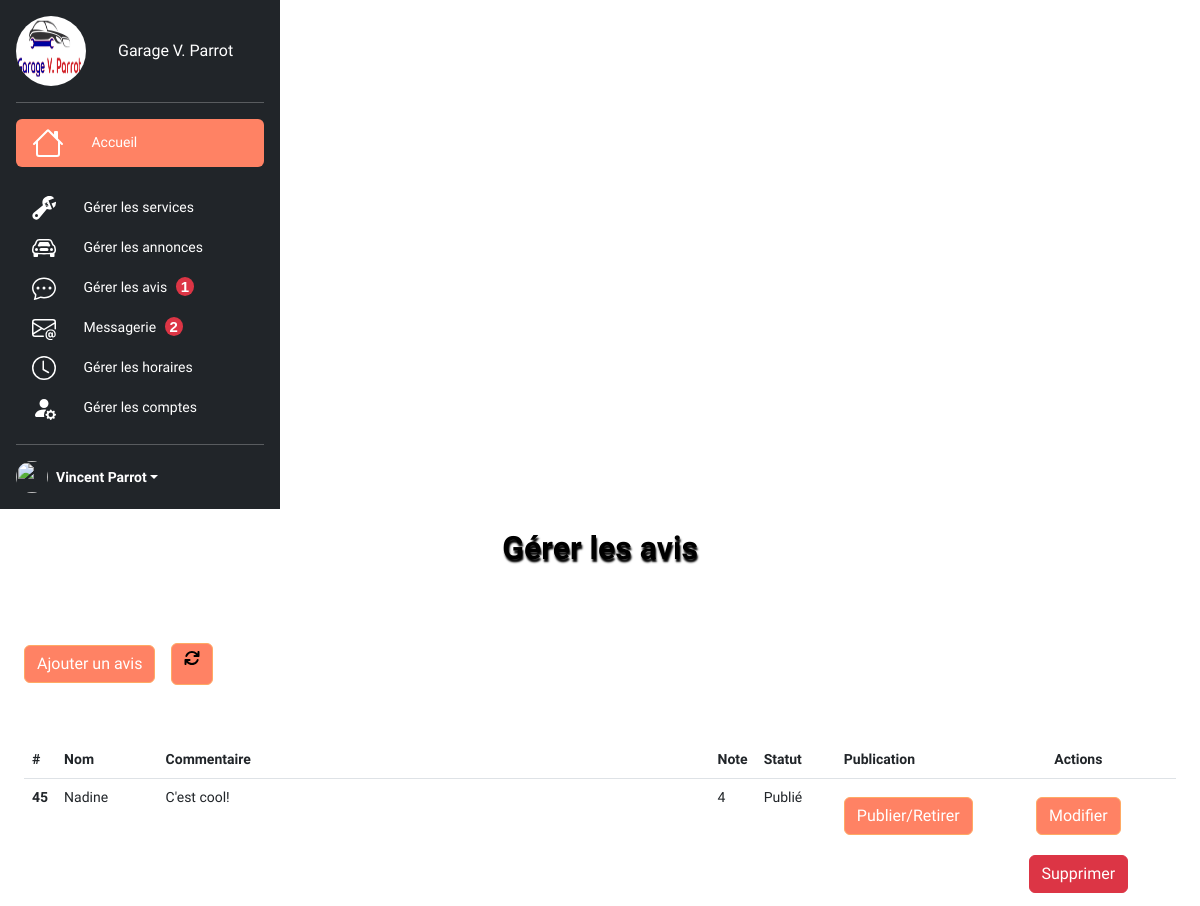
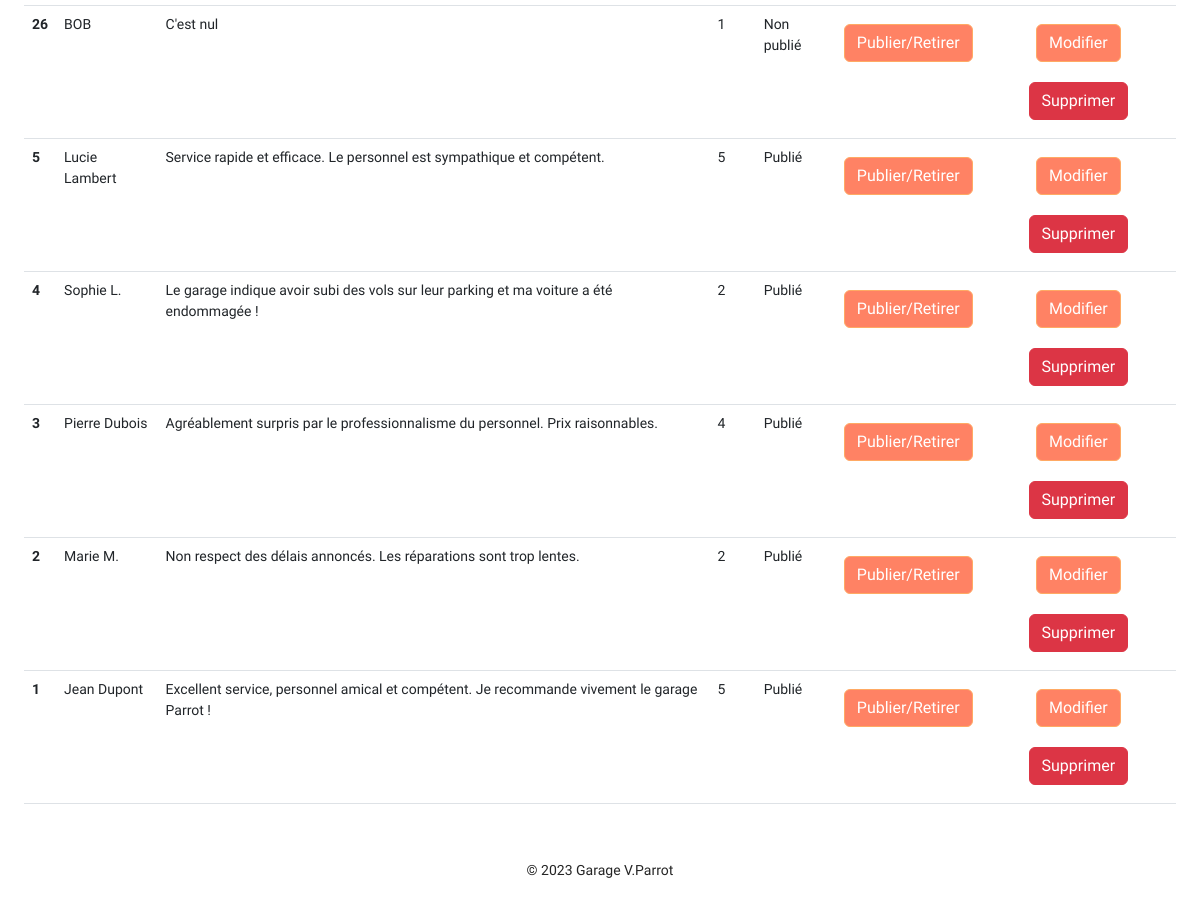
/admin/templates/reviews.php (signed in), run on the app's committed database (2 pictures, top to bottom).
### tables this page shows
CREATE TABLE IF NOT EXISTS `customer_reviews` (
  `id` int NOT NULL AUTO_INCREMENT,
  `name` varchar(100) NOT NULL,
  `commentaire` text NOT NULL,
  `note` int NOT NULL,
  `publish` tinyint(1) NOT NULL DEFAULT '0',
  PRIMARY KEY (`id`)
);

### lib/reviews_tools.php (called while the page is built, shortened)
<?php
function getReviews(PDO $pdo, int $limit = null)
{
    $sql = 'SELECT * FROM customer_reviews ORDER BY id DESC';
    $query = $pdo->prepare($sql);
    $query->execute();
    return $query->fetchAll();
}

### admin/templates/reviews.php (the view, shortened to what this page needs)
<?php
require_once __DIR__ . "/header.php";
require_once __DIR__ . "/../../lib/reviews_tools.php";
$reviews = getReviews($pdo);
?>
<h1 class="display-5 fw-bold text-body-emphasis">Gérer les avis</h1>
<div class="d-flex gap-2 justify-content-left py-5">
    <a class="btn btn-primary d-inline-flex align-items-left" href="/admin/templates/review.php">Ajouter un avis</a>
    <a class="btn btn-primary d-inline-flex align-items-left m-2" href="/admin/templates/reviews.php"></a>
</div>
<table class="table">
    <thead>
        <tr>
            <th scope="col">#</th>
            <th scope="col">Nom</th>
            <th scope="col">Commentaire</th>
            <th scope="col">Note</th>
            <th scope="col">Statut</th>
            <th scope="col">Publication</th>
            <th class="text-center">Actions</th>
        </tr>
    </thead>
    <tbody>
        <?php
        foreach ($reviews as $review) : ?>
            <tr>
                <th scope="row"><?= $review["id"]; ?></th>
                <td><?= $review["name"] ?></td>
                <td><?= $review["commentaire"] ?></td>
                <td><?= $review["note"] ?></td>
                <td><?= $review["publish"] == 1 ? "Publié" : "Non publié"; ?></td>
                <td class="text-center">
                    <form action="" method="POST">
                        <button type="submit" class="btn btn-primary">Publier/Retirer</button>
                    </form>
                </td>
                <td class="text-center">
                    <a href="review.php?id=<?= $review["id"] ?>" class="btn btn-primary">Modifier</a>
                    <a href="review_delete.php?id=<?= $review["id"] ?>" class="btn btn-danger" onclick="return confirm('Êtes-vous sûr(e) de vouloir supprimer l\'avis ?')">Supprimer</a>
                </td>
            </tr>
        <?php endforeach; ?>
    </tbody>
</table>
<?php
require_once __DIR__ . ("/footer.php");
?>

### assets/css/Eval-garage.css (style rules this page uses)
* { margin: 0; padding: 0; box-sizing: border-box; scroll-padding-top: 2rem; scroll-behavior: smooth; }
:root { --main-color: #fe5b3d; --second-color: #ffac38; --text-color: #252525ff; --gradient: linear-gradient(#fe5b3d, #ffac38); --primary: #ff8264; --secondary: #ffaa64; --success: #28a745; --danger: #dc3545; --warning: #fd7e14; --info: #04156c; --light: #f8f9fa; --dark: #343a40; --bs-nav-link-color: var(--primary); --bs-link-color: var(--primary); --bs-link-hover-color: var(--secondary); }
.btn-primary { --bs-btn-color: #fff; --bs-btn-bg: var(--primary); --bs-btn-border-color: var(--secondary); --bs-btn-hover-color: #fff; --bs-btn-hover-bg: #ffc697; --bs-btn-hover-border-color: var(--secondary); --bs-btn-focus-shadow-rgb: 49,132,253; --bs-btn-active-color: #fff; --bs-btn-active-bg: #ff8e31; --bs-btn-active-border-color: var(--secondary); --bs-btn-active-shadow: inset 0 3px 5px rgba(0, 0, 0, 0.125); --bs-btn-disabled-color: #fff; --bs-btn-disabled-bg: #4f4f4f; --bs-btn-disabled-border-color: #343434; }
h1 { color: var(--primary); }
body { font-family: 'Kanit', sans-serif; padding: 0; margin: 0; overflow-x: hidden; color: var(--text-color); }
a { text-decoration: none; color: black }
h1 { font-family: 'Kanit', sans-serif; text-align: center; color: var(--text-color); margin-top: 40px; text-shadow: 1px 3px 2px black; }
.container h1 { color: blue; font-family: 'Kanit', sans-serif; font-size: 2rem; text-align: center; margin: 20px 0; }
body { font-size: 14px; }
.btn { margin: 10px 0; }

### data on the page
customer_reviews: id "45", name "Nadine", commentaire "C'est cool!", note "4", publish "Publié"
customer_reviews: id "26", name "BOB", commentaire "C'est nul", note "1", publish "Non publié"
customer_reviews: id "5", name "Lucie Lambert", commentaire "Service rapide et efficace. Le personnel est sympathique et compétent.", note "5", publish "Publié"
customer_reviews: id "4", name "Sophie L.", commentaire "Le garage indique avoir subi des vols sur leur parking et ma voiture a été endommagée !", note "2", publish "Publié"
customer_reviews: id "3", name "Pierre Dubois", commentaire "Agréablement surpris par le professionnalisme du personnel. Prix raisonnables.", note "4", publish "Publié"
customer_reviews: id "2", name "Marie M.", commentaire "Non respect des délais annoncés. Les réparations sont trop lentes.", note "2", publish "Publié"
customer_reviews: id "1", name "Jean Dupont", commentaire "Excellent service, personnel amical et compétent. Je recommande vivement le garage Parrot !", note "5", publish "Publié"

### other printed values
$unverifiedCount "1"
$unreadCount "2"
$_SESSION["user"]["prenom"] "Vincent"
$_SESSION["user"]["nom"] "Parrot"
